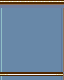

The image is a tile-based game level rendered from a .tmx file. Its description and complete source (layers, tilesets, objects, tile grids) follow:
An orthogonal 8x10 tile map with 8x8 px tiles, 1 tile layer (Tile Layer 1).

<map version="1.2" tiledversion="1.3.3" orientation="orthogonal" renderorder="right-down" width="8" height="10" tilewidth="8" tileheight="8" infinite="0" nextlayerid="2" nextobjectid="1">
 <tileset firstgid="1" name="MenuTiles" tilewidth="8" tileheight="8" tilecount="128" columns="32">
  <image source="MenuTiles.png" width="256" height="32" />
 </tileset>
 <layer id="1" name="Tile Layer 1" width="8" height="10">
  <data encoding="csv">
33,33,33,33,33,33,33,33,
118,10,10,10,10,10,10,119,
118,10,10,10,10,10,10,119,
118,10,10,10,10,10,10,119,
118,10,10,10,10,10,10,119,
118,10,10,10,10,10,10,119,
118,10,10,10,10,10,10,119,
118,10,10,10,10,10,10,119,
118,10,10,10,10,10,10,119,
115,116,116,116,116,116,116,117
</data>
 </layer>
</map>
